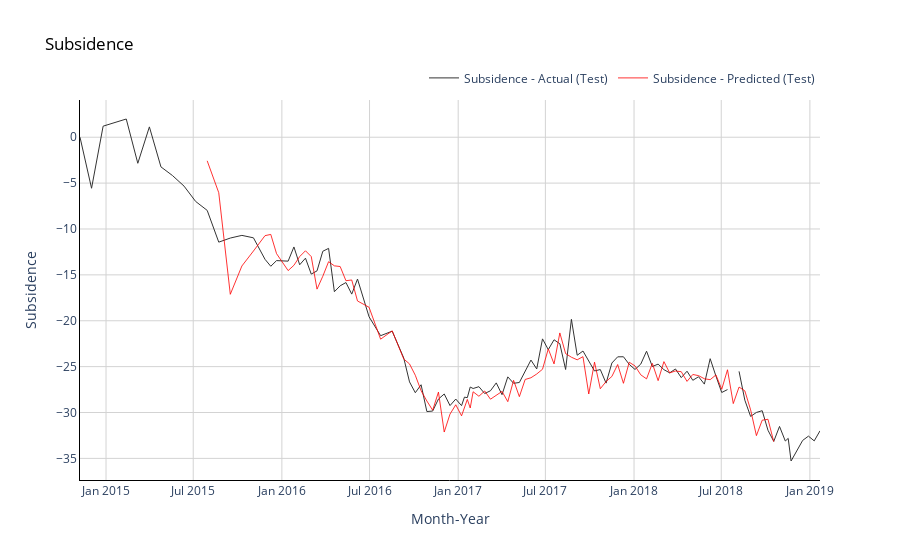

Write notebook code for a chart like this one.
### Code cell
# Plot average monthly temperatures (actual and predicted) for test (out of time) data
fig = go.Figure()

#Trace for actual temperatures
fig.add_trace(go.Scatter(x=np.array(df_train.columns),
                         y=np.array(df_train.values).flatten(),
                         mode='lines',
                         name='Subsidence - Actual (Test)',
                         opacity=0.8,
                         line=dict(color='black', width=1)
                        ))

# Trace for predicted temperatures
fig.add_trace(go.Scatter(x=np.array(df_train.columns[10:]),
                         y=z,
                         mode='lines',
                         name='Subsidence - Predicted (Test)',
                         opacity=0.8,
                         line=dict(color='red', width=1)
                        ))

# Change chart background color
fig.update_layout(dict(plot_bgcolor = 'white'))

# Update axes lines
fig.update_xaxes(showgrid=True, gridwidth=1, gridcolor='lightgrey', 
                 zeroline=True, zerolinewidth=1, zerolinecolor='lightgrey', 
                 showline=True, linewidth=1, linecolor='black',
                 title='Month-Year'
                )

fig.update_yaxes(showgrid=True, gridwidth=1, gridcolor='lightgrey', 
                 zeroline=True, zerolinewidth=1, zerolinecolor='lightgrey', 
                 showline=True, linewidth=1, linecolor='black',
                 title='Subsidence'
                )

# Set figure title
fig.update_layout(title=dict(text="Subsidence", font=dict(color='black')),
                  legend=dict(orientation="h", yanchor="bottom", y=1.02, xanchor="right", x=1)
                 )
fig.show()
